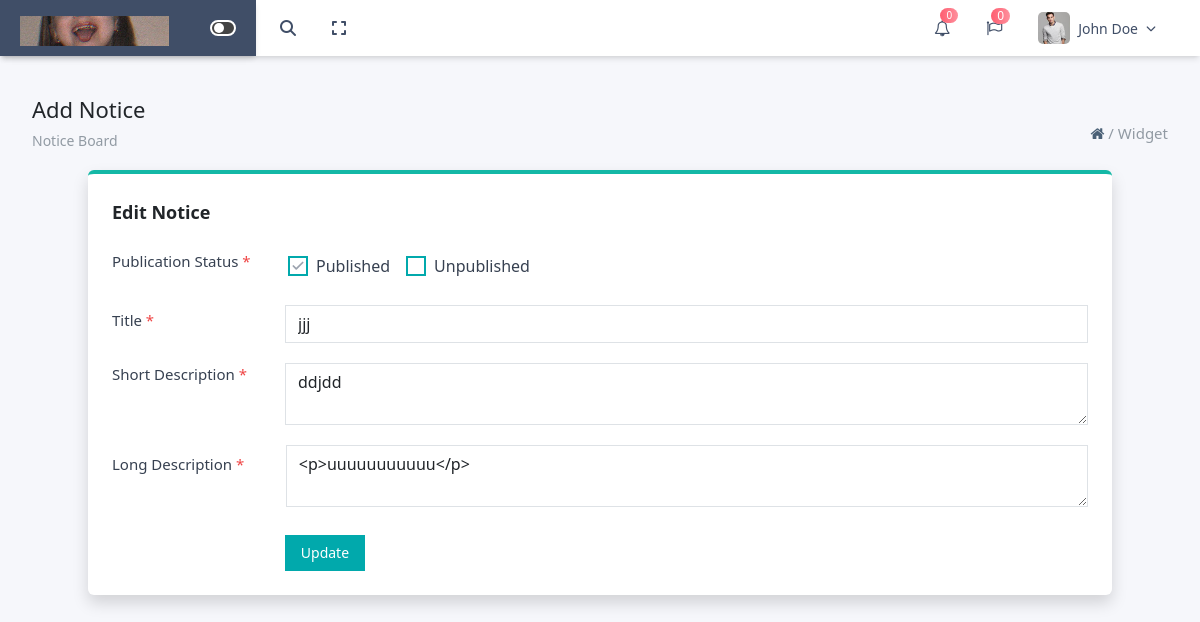
The app's page /phpfile/notice/edit_notice.php?id=4 with its own data.
### tables this page shows
CREATE TABLE `notices` (
  `id` int(11) NOT NULL,
  `title` varchar(255) NOT NULL,
  `short_desc` text NOT NULL,
  `long_desc` longtext NOT NULL,
  `status` varchar(50) NOT NULL,
  `created_at` datetime DEFAULT current_timestamp()
);

### phpfile/notice/edit_notice.php (the view, shortened to what this page needs)
<?php
$conn = new mysqli("localhost", "root", "", "hrms_dashboard");
$id = isset($_GET['id']) ? intval($_GET['id']) : 0;
$sql = "SELECT * FROM notices WHERE id = $id";
$result = $conn->query($sql);
$row = $result->fetch_assoc();
?>
<!DOCTYPE html>
<html lang="en">
<head>
    <link rel="stylesheet" href="../../css/bootstrap.css">
    <link rel="stylesheet" href="../../fontawesome/font-awesome-4.7.0/css/font-awesome.css">
    <link rel="stylesheet" href="https://cdnjs.cloudflare.com/ajax/libs/font-awesome/6.7.2/css/all.min.css">
    <link rel="stylesheet" href="https://cdnjs.cloudflare.com/ajax/libs/font-awesome/4.7.0/css/font-awesome.min.css">
    <script src="https://cdn.tailwindcss.com"></script>
    <link href="https://cdn.jsdelivr.net/npm/bootstrap-select@1.14.0-beta3/dist/css/bootstrap-select.min.css"
          rel="stylesheet">
    <link href="https://cdn.jsdelivr.net/npm/bootstrap@5.3.3/dist/css/bootstrap.min.css" rel="stylesheet">
</head>
<body class="bg-[#F6F7FB]">
<div class="w-full bg-white shadow-md fixed top-0 z-[10]">
    <header class="hidden md:flex items-center justify-between px-6  bg-whitesticky top-0  ml-64 ">
        <div class="float-left py-[12px]">
            <div class="flex items-center relative transition-all duration-500 ease-in-out w-[300px]"
                 id="search-wrapper">
                <button id="trigerIcon" class="absolute left-0 text-[#404E67] transition z-20">
                    <i class="fas fa-search text-[#404E67]"></i>
                </button>
                <button id="fullscreen-toggle"
                        class="p-1 text-[#404E67]
            rounded-full transition-all  duration-500 ease-in-out -ml-2 relative"
                        style="margin-left: -220px;">
                    <i class="fas font-[16px] fa-expand"></i>
                </button>
            </div>
        </div>
        <div class="flex items-center gap-9">
            <div class="relative inline-block text-left">
                <button id="bellButton" onclick="togglebellDopdown()" class="relative focus:outline-none">
                    <i class="fa fa-bell-o text-[#404E67] text-[16px]" aria-hidden="true"></i>
                    <span class="absolute -top-2 -right-2 a1 text-white text-[10px] rounded-full px-1.5">0</span>
                </button>
            </div>
            <div class="relative">
                <i class="fa fa-flag-o  text-[#404E67]" aria-hidden="true"></i>
                <span class="absolute -top-2 -right-2 a1 text-white text-xs rounded-full px-1.5">0</span>
            </div>
            <div class="relative inline-block text-left pr-5">
                <div id="profileButton" onclick="toggleProfileDopdown()" class="flex items-center gap-2 cursor-pointer">
                    <img src="../../images/img_1.png" alt="user" class="w-8 h-8 rounded-[5px] object-cover">
                    <span class="text-[#404E67] text-[14px] font-medium">John Doe</span>
                    <i class="fas fa-chevron-down text-[10px] text-[#404E67]"></i>
                </div>
            </div>
        </div>
    </header>
</div>
<div class="fixed top-0 start-0 bg-[#404E67] lg:w-64 md:w-full w-full sm:w-full shadow-md lg:p-[20px] md:p-[10px] sm:p-[10px] p-[10px]  z-40">
    <div class="grid grid-cols-12 items-center">
        <div class="col-span-4 flex lg:justify-start justify-start items-center">
            <div class=" hidden lg:block ">
                <img src="../../images/img.png" class="absolute top-4" alt="">
            </div>
        </div>
        <div class="col-span-4 flex justify-end items-center">
            <div class="hidden lg:flex">
                <div id="toggleSidebarBtn1" class="toggle-container flex">
                    <div class="toggle-circle"></div>
                </div>
            </div>
        </div>
    </div>
</div>
<div id="mainContent" class=" p-8 absolute top-1 ">
    <h1 class="font-medium text-[22px]">Add Notice</h1>
    <span>
        <p class="float-left text-[14px] text-[#919aa3] pt-2">Notice Board</p>
        <p class="float-right text-[#919aa3] text-[15px]"><a href="http://localhost/project/hrms_dashboard/phpfile/dashboard.php"><i class="fa fa-home text-[#4a6076]"></i></a> / <a
                    href="http://localhost/project/hrms_dashboard/phpfile/settings(1).php">Widget</a></p>
    </span>
    <div class="py-4"></div>
    <div class="max-w-5xl mx-auto bg-white shadow p-6 rounded-md border-t-4 border-teal-500">
    <h3 class="text-lg font-semibold mb-4">Edit Notice</h3>
    <form action="update_notice.php" method="POST" class="space-y-5">
        <div class="lg:flex md:flex items-center lg:space-x-4 md:space-x-4 mb-4">
            <label class="w-40 text-[15px] text-gray-700 sm:pb-2 lg:pb-0 md:pb-0 pb-2">
                Publication Status <span class="text-red-500">*</span>
            </label>
            <label class="flex items-center space-x-2 cursor-pointer group">
                <div class="relative">
                    <div class="checkbox-container border-2 border-[#01a9ac] flex items-center justify-center">
                        <svg class="checkmark" viewBox="0 0 24 24" fill="none" stroke="#9ca3af"
                             stroke-width="3" stroke-linecap="round" stroke-linejoin="round">
                            <path class="checkmark-path" d="M20 6L9 17l-5-5"
                                  style="stroke-dasharray: 30; stroke-dashoffset: <?= $row['status'] == 'Published' ? '0' : '30' ?>;" />
                        </svg>
                    </div>
                </div>
                <span class="text-gray-700">Published</span>
            </label>
            <label class="flex items-center space-x-2 cursor-pointer group">
                <div class="relative">
                    <div class="checkbox-container border-2 border-[#01a9ac] flex items-center justify-center">
                        <svg class="checkmark" viewBox="0 0 24 24" fill="none" stroke="#9ca3af"
                             stroke-width="3" stroke-linecap="round" stroke-linejoin="round">
                            <path class="checkmark-path" d="M20 6L9 17l-5-5"
                                  style="stroke-dasharray: 30; stroke-dashoffset: <?= $row['status'] == 'Unpublished' ? '0' : '30' ?>;" />
                        </svg>
                    </div>
                </div>
                <span class="text-gray-700">Unpublished</span>
            </label>
        </div>
        <div class="lg:flex md:flex items-center lg:space-x-4 md:space-x-4 ">
            <label class="w-48 text-[15px]  text-gray-700 sm:pb-2 lg:pb-0 md:pb-0 pb-2">Title <span class="text-red-500">*</span></label>
            <input type="text" name="title" placeholder="Enter Notice Title Here" value="<?= htmlspecialchars($row['title']) ?>" required
                   class="form-control w-full rounded-none border border-gray-300 focus:border-[#01a9ac]" />
        </div>
        <div class="lg:flex md:flex items-start lg:space-x-4 md:space-x-4 ">
            <label class="w-48 text-[15px]  text-gray-700 sm:pb-2 lg:pb-0 md:pb-0 pb-2">Short Description <span class="text-red-500">*</span></label>
            <textarea  name="short_desc" placeholder="Enter Short Description"  required
                       class="form-control w-full rounded-none border border-gray-300 focus:border-[#01a9ac]" ><?= htmlspecialchars($row['short_desc']) ?></textarea>
        </div>
        <div class="lg:flex md:flex items-start lg:space-x-4 md:space-x-4 ">
            <label class="w-48 text-[15px] text-gray-700 pt-2 ">Long Description <span class="text-red-500">*</span></label>
            <div class="w-full">
        <textarea name="long_desc" id="long_desc" required
                  class="form-control rounded-none border border-gray-300 focus:border-[#01a9ac]"><?= $row['long_desc'] ?></textarea>
            </div>
        </div>
        <div class="text-start pt-2 lg:pl-[10.8rem] md:pl-[11rem] sm:pl-0 pl-0">
            <button type="submit" class="bg-[#01a9ac] hover:bg-[#07e4e8] text-white text-sm px-3 py-2 transition-all duration-300">Update</button>
        </div>
    </form>
</div>
</div>
</body>
</html>

### phpfile/notice/edit_notice.php (style rules this page uses)
html, body { overflow-x: hidden; }
.a1 { background: linear-gradient(to right, #fe5d70, #fe909d); }
.toggle-container { width: 26px; height: 16px; background-color: #444; border-radius: 9999px; cursor: pointer; position: relative; overflow: hidden; border: 2px solid white; }
.toggle-circle { width: 10px; height: 10px; background-color: white; border-radius: 50%; position: absolute; top: 1px; left: 2px; transition: transform 0.3s ease; }
#mainContent { margin-top: 60px; overflow-x: hidden; }
.checkbox-container { width: 20px; height: 20px; }
.checkmark { width: 14px; height: 14px; }

### records on screen
notices: title "jjj", short_desc "ddjdd", long_desc "<p>uuuuuuuuuuu</p>"
